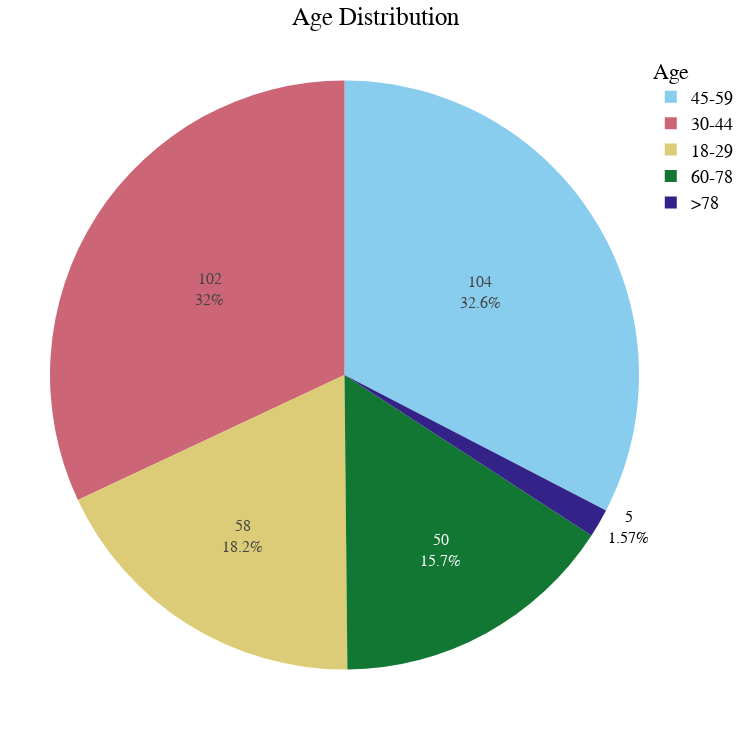

Notebook cell for this chart:
### Code cell
# Sample data for age distribution (assuming the age column is named 'Age')
age_counts = df['2. Age'].value_counts()

# Create a pie chart with the stored preferences
fig = px.pie(
    names=age_counts.index, 
    values=age_counts.values, 
    title='Age Distribution',
    color_discrete_sequence=px.colors.qualitative.Safe,  # Using your preferred color palette
    width=750,  
    height=750
)

# Aesthetic improvements based on your preferences
fig.update_layout(
    title_text='Age Distribution',  # Title customization
    title_x=0.5,  # Center title
    font=dict(
        family="Arial, sans-serif",  # Set preferred font
        size=18,  # Set title font size
        color="black"  # Set font color
    ),
    legend_title_text='Age',  # Customize legend title
    margin=dict(t=50, b=50, l=50, r=50)  # Adjust margins
)

fig.update_traces(
    hoverinfo='label+percent',  # Show hover info with label and percentage
    textinfo='value+percent',   # Show value and percent in the chart
    textfont_size=16            # Adjust label font size
)

# Display the plot
fig.show()

total_responses = len(df)
print(f"Total number of responses: {total_responses}")

### Figure 1 — Plotly figure (JSON) as saved in the notebook; plotly's stock layout.template omitted (floating-point values rounded to 4 significant figures)
{"data": [{"domain": {"x": [0, 1], "y": [0, 1]}, "hoverinfo": "label+percent", "hovertemplate": "label=%{label}<br>value=%{value}<extra></extra>", "labels": ["45-59", "30-44", "18-29", "60-78", ">78"], "legendgroup": "", "name": "", "showlegend": true, "textfont": {"size": 16}, "textinfo": "value+percent", "type": "pie", "values": [104, 102, 58, 50, 5]}], "layout": {"font": {"color": "black", "family": "Arial, sans-serif", "size": 18}, "height": 750, "legend": {"title": {"text": "Age"}, "tracegroupgap": 0}, "margin": {"b": 50, "l": 50, "r": 50, "t": 50}, "piecolorway": ["rgb(136, 204, 238)", "rgb(204, 102, 119)", "rgb(221, 204, 119)", "rgb(17, 119, 51)", "rgb(51, 34, 136)", "rgb(170, 68, 153)", "rgb(68, 170, 153)", "rgb(153, 153, 51)", "rgb(136, 34, 85)", "rgb(102, 17, 0)", "rgb(136, 136, 136)"], "title": {"text": "Age Distribution", "x": 0.5}, "width": 750}}
